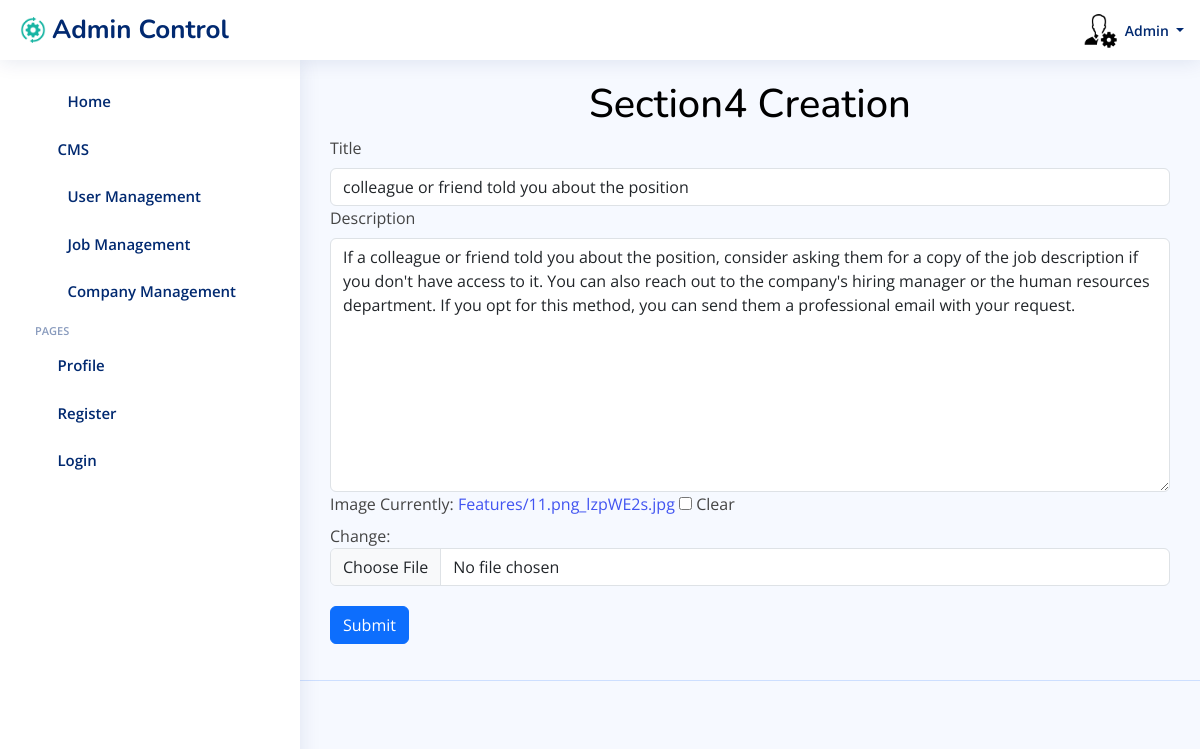
The page /admincontrol/section_four/ (signed in) on the database its author committed.
### admincontrol/models.py (models this page shows, shortened)
class FeaturesTab2(models.Model):
    title =models.CharField(max_length=200,blank=True,null=True)
    description =models.TextField()
    image = models.ImageField(upload_to='Features/',blank=True,null=True)
    updated_at = models.DateTimeField(auto_now=True)

### admincontrol/views.py (the view, shortened to what this page needs)
# urls.py: path('section_four/', views.TabSecondFormView.as_view(), name='section_four'),
class TabSecondFormView(View):
    template_name = "admin/TabSecondFormView.html"
    form_class = FeatureTabSecondForm
    def get(self, request):
        try:
            tabsecond =FeaturesTab2.objects.first()
        except FeaturesTab2.DoesNotExist:
            tabsecond =FeaturesTab2()
        form = self.form_class(instance=tabsecond)
        context = {
            'form': form,
            'tabsecond': tabsecond,
        }
        return render(request, self.template_name, context)

### admincontrol/forms.py
class FeatureTabSecondForm(forms.ModelForm):
    class Meta:
        model=FeaturesTab2
        fields=['title','description','image']

### templates/admin/TabSecondFormView.html (shortened to what this page needs)
{% load static %}
{% load widget_tweaks %}
<html lang="en">
<head>
  <link href="https://cdn.jsdelivr.net/npm/sweetalert2@11/dist/sweetalert2.min.css" rel="stylesheet">
  <link rel="stylesheet" href="https://cdn.jsdelivr.net/npm/bootstrap@4.0.0/dist/css/bootstrap.min.css">
  <link href="{% static 'css/bootstrap/css/bootstrap.min.css' %}" rel="stylesheet">
  <link href="{% static 'css/bootstrap-icons/bootstrap-icons.css' %}" rel="stylesheet">
  <link href="{% static 'css/boxicons/css/boxicons.min.css' %} " rel="stylesheet">
  <link href="{% static 'css/quill/quill.snow.css' %} " rel="stylesheet">
  <link href="{% static 'css/quill/quill.bubble.css' %}" rel="stylesheet">
  <link href="{% static 'css/remixicon/remixicon.css' %}" rel="stylesheet">
  <link href="{% static 'css/simple-datatables/style.css' %}" rel="stylesheet">
  <link href="{% static 'css/css/style.css' %}" rel="stylesheet">
</head>
<body>
{% block header %}
{% if request.user.is_admin %}
    <header id="header" class="header fixed-top d-flex align-items-center">
        <div class="d-flex align-items-center justify-content-between">
            <a href="index.html" class="logo d-flex align-items-center">
                <img src="{% static 'img/img/setadmin.png' %}" alt="">
                <span class="d-none d-lg-block">Admin Control</span>
            </a>
            <i class="bi bi-list toggle-sidebar-btn"></i>
        </div>
            <nav class="header-nav ms-auto">
            <ul class="d-flex align-items-center">
                <li class="nav-item dropdown">
                <a class="nav-link nav-icon" href="#" data-bs-toggle="dropdown">
                    <i class="bi bi-bell"></i>
                </a>
                </li>
            {% block sendToreciveemp %}
            <li class="nav-item dropdown">
                <a class="nav-link nav-icon" href="#" id="messagesDropdown" role="button" data-bs-toggle="dropdown" aria-expanded="false">
                    <i class="bi bi-chat-left-text"></i>
                </a>
            </li>
            {% endblock %}
                <li class="nav-item dropdown pe-3">
                <a class="nav-link nav-profile d-flex align-items-center pe-0" href="#" data-bs-toggle="dropdown">
                        <img src="{% static 'img/dashboard/admin.png' %}" alt="Default Profile Picture">
                    <span class="d-none d-md-block dropdown-toggle ps-2">Admin </span>
                </a>
                </li>
            </ul>
            </nav>
    </header>
  {% endif %}
  {% endblock header %}
  {% block sidebar %}
  {% if request.user.is_admin %}
  <aside id="sidebar" class="sidebar">
    <ul class="sidebar-nav" id="sidebar-nav">
        <li class="nav-item">
          <a class="nav-link collapsed"  href="{% url "admin_dash" %}">
            <i class="bi bi-journal-text"></i> <span>Home</span>
          </a>
        </li>
        <li class="nav-item">
            <a class="nav-link collapsed" data-bs-target="#charts-nav" data-bs-toggle="collapse" href="{% url "jobseeker_dash" %}">
              <i class="bi bi-bar-chart"></i><span>CMS</span><i class="bi bi-chevron-down ms-auto"></i>
            </a>
        </li>
        <li class="nav-item">
            <a class="nav-link collapsed"  href="{% url "restrict_users" %}">
              <i class="bi bi-journal-text"></i> <span>User Management</span>
            </a>
        </li>
        <li class="nav-item">
            <a class="nav-link collapsed"  href="{% url "restrict_jobs" %}">
                <i class="bi bi-journal-text"></i> <span>Job Management</span>
            </a>
        </li>
        <li class="nav-item">
          <a class="nav-link collapsed"  href="{% url "restrict_company" %}">
            <i class="bi bi-journal-text"></i> <span>Company Management</span>
          </a>
        </li>
      <li class="nav-heading">Pages</li>
      <li class="nav-item">
        <a class="nav-link collapsed" href="{% url "update_profile_job" %}">
          <i class="bi bi-person"></i>
          <span>Profile</span>
        </a>
      </li>
      <li class="nav-item">
        <a class="nav-link collapsed" href="{% url "register_seeker" %}">
          <i class="bi bi-card-list"></i>
          <span>Register</span>
        </a>
      </li>
      <li class="nav-item">
        <a class="nav-link collapsed" href="{% url "login_user" %}">
          <i class="bi bi-box-arrow-in-right"></i>
          <span>Login</span>
        </a>
      </li>
    </ul>
  </aside>
  {% endif %}
  {% endblock  %}
  {% block main %}
  <main id="main" class="main">
      <section class="section profile">
          <div class="ever">
              <h2 style="text-align: center; color: black; font-size: 40px;">Section4 Creation</h2>
                  <form action="" id="profile-form" method="POST" class="needs-validation" enctype="multipart/form-data" novalidate>
                    <div>
                      <label for="title">Title</label>
                      {% render_field form.title class="form-control" id="id_title" %}
                    </div>
                    <div>
                      <label for="title">Description</label>
                      {% render_field form.description class="form-control" id="id_title" %}
                    </div>
                    <div>
                        <label for="company">Image</label>
                        {% render_field form.image class="form-control" placeholder="Please Select image.." %}
                    </div>
                    <button type="submit" class="btn btn-primary" style="margin-top: 20px;">Submit</button>
                  </form>
          </div>
      </section>
  </main>
  {% endblock main %}
  {% block footer %}
  <footer id="footer" class="footer">
  </footer>
  {% endblock footer %}
  {% block script %}
  <link rel="stylesheet" href="https://ajax.googleapis.com/ajax/libs/jqueryui/1.12.1/themes/smoothness/jquery-ui.css">
  {% endblock  %}
</body>
</html>

### static/css/css/style.css (style rules this page uses)
:root { scroll-behavior: smooth; }
body { font-family: "Open Sans", sans-serif; background: #f6f9ff; color: #444444; }
a { color: #4154f1; text-decoration: none; }
h1, h2, h3, h4, h5, h6 { font-family: "Nunito", sans-serif; }
#main { margin-top: 60px; padding: 20px 30px; transition: all 0.3s; }
.logo { line-height: 1; }
@media (min-width: 1200px) { .logo { width: 280px; } }
.logo img { max-height: 26px; margin-right: 6px; }
.logo span { font-size: 26px; font-weight: 700; color: #012970; font-family: "Nunito", sans-serif; }
.header { transition: all 0.5s; z-index: 997; height: 60px; box-shadow: 0px 2px 20px rgba(1, 41, 112, 0.1); background-color: #fff; padding-left: 20px; }
.header .toggle-sidebar-btn { font-size: 32px; padding-left: 10px; cursor: pointer; color: #012970; }
.header-nav ul { list-style: none; }
.header-nav>ul { margin: 0; padding: 0; }
.header-nav .nav-icon { font-size: 22px; color: #012970; margin-right: 25px; position: relative; }
.header-nav .nav-profile { color: #012970; }
.header-nav .nav-profile img { max-height: 36px; }
.header-nav .nav-profile span { font-size: 14px; font-weight: 600; }
.sidebar { position: fixed; top: 60px; left: 0; bottom: 0; width: 300px; z-index: 996; transition: all 0.3s; padding: 20px; overflow-y: auto; scrollbar-width: thin; scrollbar-color: #aab7cf transparent; box-shadow: 0px 0px 20px rgba(1, 41, 112, 0.1); background-color: #fff; }
@media (min-width: 1200px) { #main, #footer { margin-left: 300px; } }
.sidebar-nav { padding: 0; margin: 0; list-style: none; }
.sidebar-nav li { padding: 0; margin: 0; list-style: none; }
.sidebar-nav .nav-item { margin-bottom: 5px; }
.sidebar-nav .nav-heading { font-size: 11px; text-transform: uppercase; color: #899bbd; font-weight: 600; margin: 10px 0 5px 15px; }
.sidebar-nav .nav-link { display: flex; align-items: center; font-size: 15px; font-weight: 600; color: #4154f1; transition: 0.3; background: #f6f9ff; padding: 10px 15px; border-radius: 4px; }
.sidebar-nav .nav-link i { font-size: 16px; margin-right: 10px; color: #4154f1; }
.sidebar-nav .nav-link.collapsed { color: #012970; background: #fff; }
.sidebar-nav .nav-link.collapsed i { color: #899bbd; }
.sidebar-nav .nav-link .bi-chevron-down { margin-right: 0; transition: transform 0.2s ease-in-out; }
.footer { padding: 20px 0; font-size: 14px; transition: all 0.3s; border-top: 1px solid #cddfff; }

### rows shown on the page
FeaturesTab2: title "colleague or friend told you about the position", description "If a colleague or friend told you about the position, consider asking them for a copy of the job description if you don't have access to it. You can also reach out to the company's hiring manager or the human resources department. If you opt for this method, you can send them a professional email with your request."
